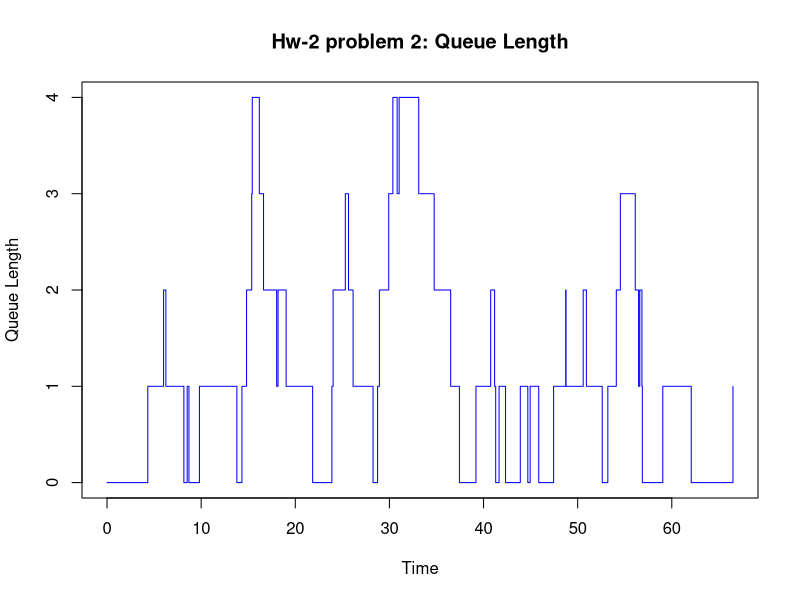

This figure's R source:
rm(list = ls())
gc()

SimData <- data.frame(Arrival=as.numeric(), ServiceTime1=as.numeric(), ServiceTime2=as.numeric())
# tt = Total Time
# NOA = Number of Arrivals
# NOD = Number of Departure
# s = Stage of the System
# TA = Time of Next Arrival
# TD = Time of Next Departure
t = 0
NOA = 0
NOD = 0
tt = 60
s = 1
i = 1


while(t<tt) {
  # Code for generating random arrival times using exponential distribution
  X = rexp(1,rate = 0.5)
  t = t+X
    # Code for generating random servie times using uniform distribution and storing arrival and service times
  SimData[nrow(SimData)+1,] = c(t, 5*runif(1), rnorm(1,mean=2, sd=0.5)) 
  i=i+1
}

Departure1 <- NA
Departure2 <- NA
ServerID <- NA
SimData <- cbind(SimData,Departure1,Departure2, ServerID)

for (j in 1:length(SimData$Arrival)) {
  if (j==1) {
    SimData$Departure1[j] = SimData$Arrival[j] + SimData$ServiceTime1[j]
    SimData$Departure2[j] = 0
    SimData$ServerID[j] = 1
  }
  else {
    if (SimData$Departure1[j-1] < SimData$Arrival[j]) {
      SimData$Departure1[j] = SimData$Arrival[j] + SimData$ServiceTime1[j]
      SimData$Departure2[j] = SimData$Departure2[j-1]
      SimData$ServerID[j] = 1
      } 
    else {
      if (SimData$Departure2[j-1] < SimData$Arrival[j]) { 
          SimData$Departure2[j] = SimData$Arrival[j] + SimData$ServiceTime2[j]
          SimData$Departure1[j] = SimData$Departure1[j-1]
          SimData$ServerID[j] = 2
          }
      else {
        if (SimData$Departure1[j-1] <= SimData$Departure2[j-1]) {
          SimData$Departure1[j] = SimData$Departure1[j-1] + SimData$ServiceTime1[j]
          SimData$Departure2[j] = SimData$Departure2[j-1]
          SimData$ServerID[j] = 1
          }
        else {
          SimData$Departure2[j] = SimData$Departure2[j-1] + SimData$ServiceTime2[j]
          SimData$Departure1[j] = SimData$Departure1[j-1]
          SimData$ServerID[j] = 2
        }
      }
    }
  }
}

 

# Calculating Queue Length
Events <- NA
Events = c(SimData$Arrival,unique(SimData$Departure1),unique(SimData$Departure2))

OrderedEvents = Events[order(Events)]
QueueLength <- NA
for(k in 1:length(OrderedEvents)) {
  NOA = sum(SimData$Arrival < OrderedEvents[k]) # NUmber of arrivals
  NOD1 = sum(SimData$ServerID == 1 & SimData$Departure1 < OrderedEvents[k])
  NOD2 = sum(SimData$ServerID == 2 & SimData$Departure2 < OrderedEvents[k])
  QueueLength[k] = NOA - (NOD1 + NOD2)
}
# Plotting the time series:q
plot(OrderedEvents,QueueLength, type = "s,S", xlab = "Time", ylab = "Queue Length", col = "blue")
title("Hw-2 problem 2: Queue Length")
